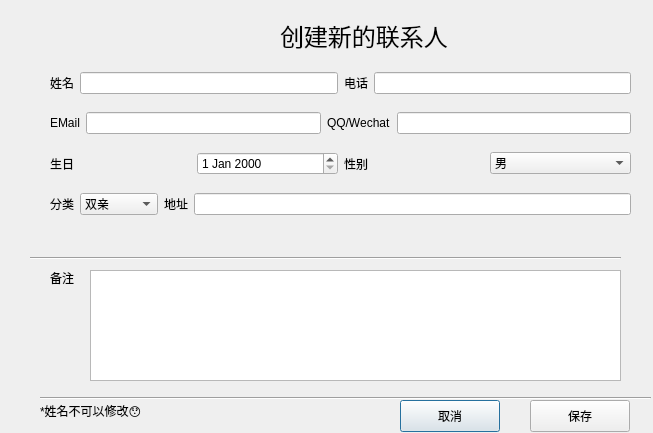
<?xml version="1.0" encoding="UTF-8"?>
<ui version="4.0">
 <class>contactedit</class>
 <widget class="QDialog" name="contactedit">
  <property name="geometry">
   <rect>
    <x>0</x>
    <y>0</y>
    <width>653</width>
    <height>433</height>
   </rect>
  </property>
  <property name="minimumSize">
   <size>
    <width>653</width>
    <height>433</height>
   </size>
  </property>
  <property name="maximumSize">
   <size>
    <width>653</width>
    <height>433</height>
   </size>
  </property>
  <property name="windowTitle">
   <string>Dialog</string>
  </property>
  <widget class="QLabel" name="label">
   <property name="geometry">
    <rect>
     <x>280</x>
     <y>20</y>
     <width>181</width>
     <height>31</height>
    </rect>
   </property>
   <property name="font">
    <font>
     <pointsize>18</pointsize>
    </font>
   </property>
   <property name="text">
    <string>创建新的联系人</string>
   </property>
  </widget>
  <widget class="Line" name="line">
   <property name="geometry">
    <rect>
     <x>40</x>
     <y>390</y>
     <width>611</width>
     <height>16</height>
    </rect>
   </property>
   <property name="orientation">
    <enum>Qt::Horizontal</enum>
   </property>
  </widget>
  <widget class="QWidget" name="layoutWidget">
   <property name="geometry">
    <rect>
     <x>50</x>
     <y>60</y>
     <width>581</width>
     <height>171</height>
    </rect>
   </property>
   <layout class="QVBoxLayout" name="verticalLayout">
    <item>
     <layout class="QHBoxLayout" name="horizontalLayout">
      <item>
       <widget class="QLabel" name="label_3">
        <property name="text">
         <string>姓名</string>
        </property>
       </widget>
      </item>
      <item>
       <widget class="QLineEdit" name="name_edit">
        <property name="readOnly">
         <bool>true</bool>
        </property>
       </widget>
      </item>
      <item>
       <widget class="QLabel" name="label_4">
        <property name="text">
         <string>电话</string>
        </property>
       </widget>
      </item>
      <item>
       <widget class="QLineEdit" name="tel_edit"/>
      </item>
     </layout>
    </item>
    <item>
     <layout class="QHBoxLayout" name="horizontalLayout_2">
      <item>
       <widget class="QLabel" name="label_5">
        <property name="text">
         <string>EMail</string>
        </property>
       </widget>
      </item>
      <item>
       <widget class="QLineEdit" name="mail_edit"/>
      </item>
      <item>
       <widget class="QLabel" name="label_6">
        <property name="text">
         <string>QQ/Wechat</string>
        </property>
       </widget>
      </item>
      <item>
       <widget class="QLineEdit" name="qq_edit"/>
      </item>
     </layout>
    </item>
    <item>
     <layout class="QHBoxLayout" name="horizontalLayout_3">
      <item>
       <widget class="QLabel" name="label_8">
        <property name="text">
         <string>生日</string>
        </property>
       </widget>
      </item>
      <item>
       <widget class="QDateEdit" name="dateEdit"/>
      </item>
      <item>
       <widget class="QLabel" name="label_9">
        <property name="text">
         <string>性别</string>
        </property>
       </widget>
      </item>
      <item>
       <widget class="QComboBox" name="gender_combo">
        <item>
         <property name="text">
          <string>男</string>
         </property>
        </item>
        <item>
         <property name="text">
          <string>女</string>
         </property>
        </item>
        <item>
         <property name="text">
          <string>跨性别</string>
         </property>
        </item>
       </widget>
      </item>
     </layout>
    </item>
    <item>
     <layout class="QHBoxLayout" name="horizontalLayout_4">
      <item>
       <widget class="QLabel" name="label_7">
        <property name="text">
         <string>分类</string>
        </property>
       </widget>
      </item>
      <item>
       <widget class="QComboBox" name="sort_combo">
        <item>
         <property name="text">
          <string>双亲</string>
         </property>
        </item>
        <item>
         <property name="text">
          <string>兄弟姐妹</string>
         </property>
        </item>
        <item>
         <property name="text">
          <string>亲戚</string>
         </property>
        </item>
        <item>
         <property name="text">
          <string>爱人</string>
         </property>
        </item>
        <item>
         <property name="text">
          <string>朋友</string>
         </property>
        </item>
        <item>
         <property name="text">
          <string>同事</string>
         </property>
        </item>
        <item>
         <property name="text">
          <string>同学</string>
         </property>
        </item>
        <item>
         <property name="text">
          <string>老师</string>
         </property>
        </item>
        <item>
         <property name="text">
          <string>上司</string>
         </property>
        </item>
        <item>
         <property name="text">
          <string>下属</string>
         </property>
        </item>
       </widget>
      </item>
      <item>
       <widget class="QLabel" name="label_10">
        <property name="text">
         <string>地址</string>
        </property>
       </widget>
      </item>
      <item>
       <widget class="QLineEdit" name="add_edit"/>
      </item>
     </layout>
    </item>
   </layout>
  </widget>
  <widget class="QTextEdit" name="note_textedit">
   <property name="geometry">
    <rect>
     <x>90</x>
     <y>270</y>
     <width>531</width>
     <height>111</height>
    </rect>
   </property>
  </widget>
  <widget class="QPushButton" name="savet_Button">
   <property name="geometry">
    <rect>
     <x>400</x>
     <y>400</y>
     <width>100</width>
     <height>32</height>
    </rect>
   </property>
   <property name="text">
    <string>取消</string>
   </property>
  </widget>
  <widget class="QLabel" name="label_13">
   <property name="geometry">
    <rect>
     <x>50</x>
     <y>270</y>
     <width>58</width>
     <height>16</height>
    </rect>
   </property>
   <property name="text">
    <string>备注</string>
   </property>
  </widget>
  <widget class="QLabel" name="label_2">
   <property name="geometry">
    <rect>
     <x>40</x>
     <y>400</y>
     <width>161</width>
     <height>21</height>
    </rect>
   </property>
   <property name="text">
    <string>*姓名不可以修改😯</string>
   </property>
  </widget>
  <widget class="QPushButton" name="pushButton_2">
   <property name="geometry">
    <rect>
     <x>530</x>
     <y>400</y>
     <width>100</width>
     <height>32</height>
    </rect>
   </property>
   <property name="text">
    <string>保存</string>
   </property>
  </widget>
  <widget class="Line" name="line_2">
   <property name="geometry">
    <rect>
     <x>30</x>
     <y>250</y>
     <width>591</width>
     <height>16</height>
    </rect>
   </property>
   <property name="orientation">
    <enum>Qt::Horizontal</enum>
   </property>
  </widget>
 </widget>
 <resources/>
 <connections/>
</ui>
